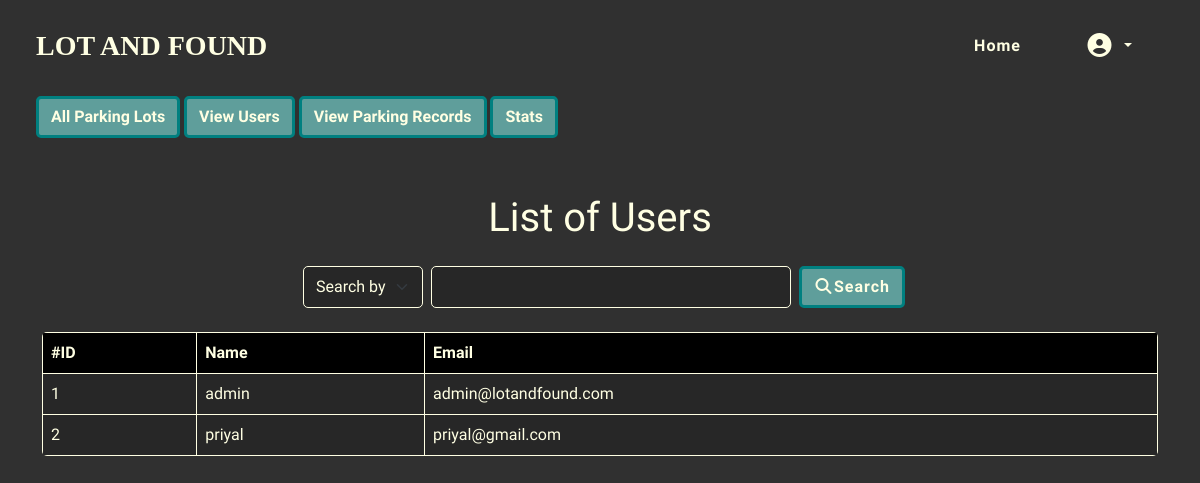
/admin/users (signed in), run on an earlier commit of the app's database.
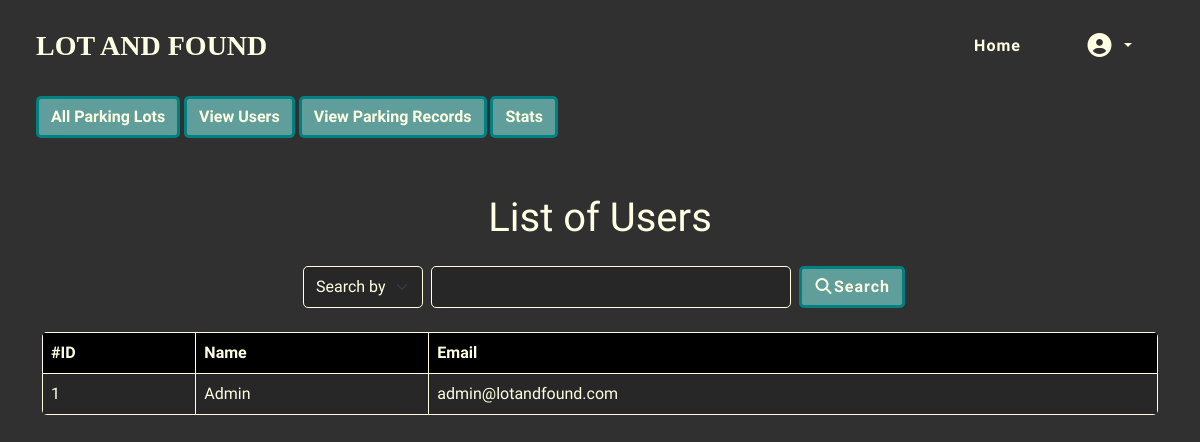
And on a later commit of the database.
### models.py (models this page shows)
class User(db.Model):
    __tablename__ = 'user'
    user_id = db.Column(db.Integer, primary_key=True)
    email = db.Column(db.String(40), unique=True)
    password = db.Column(db.String(256), nullable=False)
    name = db.Column(db.String(64), nullable=True)
    is_admin = db.Column(db.Boolean, nullable = False, default = False)

### routes.py (the view)
@app.route('/admin/users')
@admin_required
def view_users():
    parameter = request.args.get('parameter')
    query = request.args.get('query')
    if parameter == 'name':
        users = User.query.filter(User.name.ilike(f'%{query}%')).all()
        return render_template("admin/view_users.html", users = users)
    users = User.query.all()
    return render_template("admin/view_users.html", users = users)

### routes.py (called while the page is built)
def admin_required(func):
    @wraps(func)
    def inner(*args, **kwargs):
        if 'user_id' not in session:
            flash("Please login first","warning")
            return redirect(url_for('login'))
        user = User.query.get(session['user_id'])
        if not user:
            return redirect(url_for('logout'))
        if user.is_admin == False:
            flash("You are not allowed to access this page","warning")
            return redirect(url_for('home'))
        return func(*args, **kwargs)
    return inner

### templates/admin/view_users.html (shortened to what this page needs)
{% extends "base.html" %}
{% block content %}
{% include "admin/admin_nav.html" with context %}
<div class="container my-5
">
<h1 class="display-6 my-display my-4">List of Users</h1>
 {% include "admin/admin_search.html" with context %}
<table class="table my-table table-hover">
  <thead>
    <tr>
      <th scope="col">#ID</th>
      <th scope="col">Name</th>
      <th scope="col">Email</th>
    </tr>
  </thead>
  <tbody>
    {% for user in users %}
    <tr>
      <td scope="row">{{user.user_id}}</td>
      <td>{{user.name}}</td>
      <td>{{user.email}}</td>
    </tr>
   {% endfor %}
  </tbody>
</table>
</div>
{% endblock %}

What changed in the data, as far as the page shows it:
removed User: user_id "2", name "priyal", email "priyal@gmail.com"
changed User "admin@lotandfound.com": name "admin" → "Admin"
